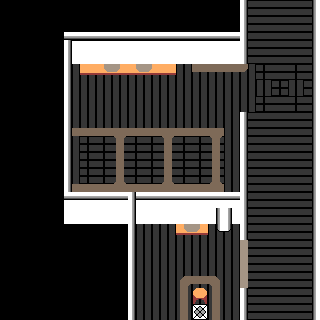

This game map was drawn from its Tiled (.tmx) file and the tilesets committed beside it. A one-line description and the full map source follow:
An orthogonal 20x20 tile map with 16x16 px tiles, 3 tile layers (Tile Layer 1, Tile Layer 2, Tile Layer 3), 5 tilesets.

<map version="1.10" tiledversion="1.10.1" orientation="orthogonal" renderorder="right-down" width="20" height="20" tilewidth="16" tileheight="16" infinite="0" nextlayerid="5" nextobjectid="1">
 <tileset firstgid="1" source="steel flooring.tsx" />
 <tileset firstgid="55" source="dirt cutout.tsx" />
 <tileset firstgid="109" source="interior tileset 1.tsx" />
 <tileset firstgid="197" source="exterior and walls.tsx" />
 <tileset firstgid="467" source="dirt 2 cutout.tsx" />
 <layer id="1" name="Tile Layer 1" width="20" height="20">
  <data encoding="csv">
0,0,0,0,0,0,0,0,0,0,0,0,0,0,0,29,21,21,21,28,
0,0,0,0,0,0,0,0,0,0,0,0,0,0,0,29,21,21,21,28,
0,0,0,0,217,0,0,0,0,0,0,0,0,0,0,29,21,21,21,28,
0,0,0,0,226,0,0,0,0,0,0,0,0,0,0,29,21,21,21,28,
0,0,0,0,6,6,6,6,6,6,6,6,6,6,6,6,53,21,53,28,
0,0,0,0,6,6,6,6,6,6,6,6,6,6,6,6,6,53,6,28,
0,0,0,0,6,6,6,6,6,6,6,6,6,6,6,6,53,21,53,28,
0,0,0,0,6,6,6,6,6,6,6,6,6,6,6,21,0,0,0,28,
0,0,0,0,6,53,53,53,53,53,53,53,53,53,6,21,0,0,0,21,
0,0,0,0,6,53,53,53,53,53,53,53,53,53,6,21,0,0,0,21,
0,0,0,0,6,53,53,53,53,53,53,53,53,53,6,21,0,0,0,21,
0,0,0,0,6,53,53,53,53,53,53,53,53,53,6,21,0,0,0,21,
0,0,0,0,226,0,0,0,226,0,0,0,0,0,0,21,0,21,0,21,
0,0,0,0,226,0,0,0,0,0,0,0,0,0,0,21,0,21,0,21,
0,0,0,0,0,0,0,0,6,6,6,6,6,6,6,21,0,21,21,21,
0,0,0,0,0,0,0,0,6,6,6,6,6,6,6,21,21,21,21,21,
0,0,0,0,0,0,0,0,6,6,6,6,6,6,6,21,21,21,21,21,
0,0,0,0,0,0,0,0,6,6,6,6,6,6,6,21,21,0,21,21,
0,0,0,0,0,0,0,0,6,6,6,6,6,6,6,21,21,0,21,21,
0,0,0,0,0,0,0,0,6,6,6,6,6,6,6,21,0,21,21,21
</data>
 </layer>
 <layer id="3" name="Tile Layer 2" width="20" height="20">
  <data encoding="csv">
0,0,0,0,0,0,0,0,0,0,0,0,0,0,0,245,0,0,0,244,
0,0,0,0,0,0,0,0,0,0,0,0,0,0,0,245,0,0,0,244,
0,0,0,0,245,217,217,217,217,217,217,217,217,217,217,245,0,0,0,244,
0,0,0,0,245,226,226,226,226,226,226,226,226,226,226,245,0,0,0,244,
0,0,0,0,245,134,134,134,134,134,134,0,85,85,85,101,0,0,0,244,
0,0,0,0,245,0,0,0,0,0,0,0,0,0,0,0,0,0,0,244,
0,0,0,0,245,0,0,0,0,0,0,0,0,0,0,0,0,0,0,244,
0,0,0,0,245,0,0,0,0,0,0,0,0,0,0,245,21,21,21,244,
0,0,0,0,85,85,85,95,85,85,95,85,85,95,0,245,21,21,21,244,
0,0,0,0,245,0,0,86,0,0,86,0,0,86,0,245,21,21,21,244,
0,0,0,0,245,0,0,86,0,0,86,0,0,86,0,245,21,21,21,244,
0,0,0,0,84,84,84,78,84,84,78,84,84,78,0,245,21,21,21,244,
0,0,0,0,0,226,226,226,2684354805,226,226,226,226,226,226,245,21,21,21,244,
0,0,0,0,0,226,226,226,226,226,226,226,226,226,226,245,21,21,21,244,
0,0,0,0,0,0,0,0,0,0,0,134,134,100,101,245,21,21,21,244,
0,0,0,0,0,0,0,0,0,0,0,0,0,0,0,21,21,21,21,244,
0,0,0,0,0,0,0,0,0,0,0,0,0,0,0,21,21,21,21,244,
0,0,0,0,0,0,0,0,0,0,0,61,79,62,0,21,21,21,21,244,
0,0,0,0,0,0,0,0,0,0,0,86,110,86,0,245,21,21,21,244,
0,0,0,0,0,0,0,0,0,0,0,86,138,86,0,245,21,21,21,244
</data>
 </layer>
 <layer id="4" name="Tile Layer 3" width="20" height="20">
  <data encoding="csv">
0,0,0,0,0,0,0,0,0,0,0,0,0,0,0,0,0,0,0,0,
0,0,0,0,0,0,0,0,0,0,0,0,0,0,0,0,0,0,0,0,
0,0,0,0,536871157,536871157,536871157,536871157,536871157,536871157,536871157,536871157,536871157,536871157,536871157,0,0,0,0,0,
0,0,0,0,0,0,0,0,0,0,0,0,0,0,0,0,0,0,0,0,
0,0,0,0,0,0,488,489,488,489,0,0,0,0,0,0,0,0,0,0,
0,0,0,0,0,0,0,0,0,0,0,0,0,0,0,0,0,0,0,0,
0,0,0,0,0,0,0,0,0,0,0,0,0,0,0,0,0,0,0,0,
0,0,0,0,0,0,0,0,0,0,0,0,0,0,0,0,0,0,0,0,
0,0,0,0,245,0,0,0,0,0,0,0,0,0,0,0,0,0,0,0,
0,0,0,0,0,0,0,0,0,0,0,0,0,0,0,0,0,0,0,0,
0,0,0,0,0,0,0,0,0,0,0,0,0,0,0,0,0,0,0,0,
0,0,0,0,245,0,0,0,0,0,0,0,0,0,0,0,0,0,0,0,
0,0,0,0,536871157,2684354805,2684354805,2684354805,245,2684354805,2684354805,2684354805,2684354805,2684354805,2684354805,0,0,0,0,0,
0,0,0,0,0,0,0,0,245,0,0,0,0,244,245,0,0,0,0,0,
0,0,0,0,0,0,0,0,245,0,0,488,489,242,243,0,0,0,0,0,
0,0,0,0,0,0,0,0,245,0,0,0,0,0,0,495,0,0,0,0,
0,0,0,0,0,0,0,0,245,0,0,0,0,0,0,495,0,0,0,0,
0,0,0,0,0,0,0,0,245,0,0,0,0,0,0,495,0,0,0,0,
0,0,0,0,0,0,0,0,245,0,0,0,0,0,0,0,0,0,0,0,
0,0,0,0,0,0,0,0,245,0,0,0,0,0,0,0,0,0,0,0
</data>
 </layer>
</map>
